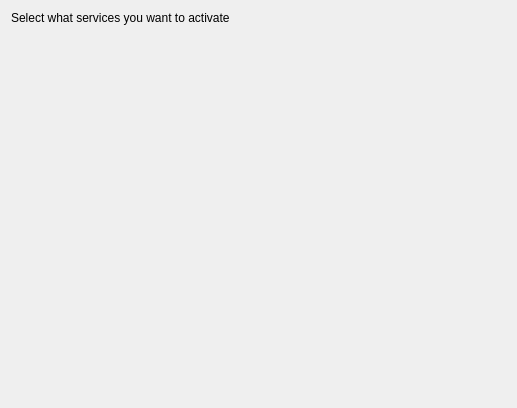
<?xml version="1.0" encoding="UTF-8"?>
<ui version="4.0">
 <class>Services</class>
 <widget class="QWidget" name="Services">
  <property name="geometry">
   <rect>
    <x>0</x>
    <y>0</y>
    <width>517</width>
    <height>408</height>
   </rect>
  </property>
  <layout class="QVBoxLayout" name="verticalLayout">
   <item>
    <layout class="QVBoxLayout" name="verticalLayout_3">
     <item>
      <widget class="QLabel" name="label">
       <property name="sizePolicy">
        <sizepolicy hsizetype="Preferred" vsizetype="Fixed">
         <horstretch>0</horstretch>
         <verstretch>0</verstretch>
        </sizepolicy>
       </property>
       <property name="text">
        <string>Select what services you want to activate</string>
       </property>
      </widget>
     </item>
     <item>
      <widget class="QScrollArea" name="scrollArea">
       <property name="sizePolicy">
        <sizepolicy hsizetype="Expanding" vsizetype="Preferred">
         <horstretch>0</horstretch>
         <verstretch>0</verstretch>
        </sizepolicy>
       </property>
       <property name="frameShape">
        <enum>QFrame::NoFrame</enum>
       </property>
       <property name="frameShadow">
        <enum>QFrame::Plain</enum>
       </property>
       <property name="lineWidth">
        <number>0</number>
       </property>
       <property name="widgetResizable">
        <bool>true</bool>
       </property>
       <widget class="QWidget" name="scrollAreaWidgetContents">
        <property name="geometry">
         <rect>
          <x>0</x>
          <y>0</y>
          <width>501</width>
          <height>173</height>
         </rect>
        </property>
        <layout class="QVBoxLayout" name="verticalLayout_4">
         <item>
          <layout class="QVBoxLayout" name="d_layout"/>
         </item>
         <item>
          <spacer name="verticalSpacer_2">
           <property name="orientation">
            <enum>Qt::Vertical</enum>
           </property>
           <property name="sizeHint" stdset="0">
            <size>
             <width>20</width>
             <height>159</height>
            </size>
           </property>
          </spacer>
         </item>
        </layout>
       </widget>
      </widget>
     </item>
    </layout>
   </item>
  </layout>
 </widget>
 <resources/>
 <connections/>
</ui>
